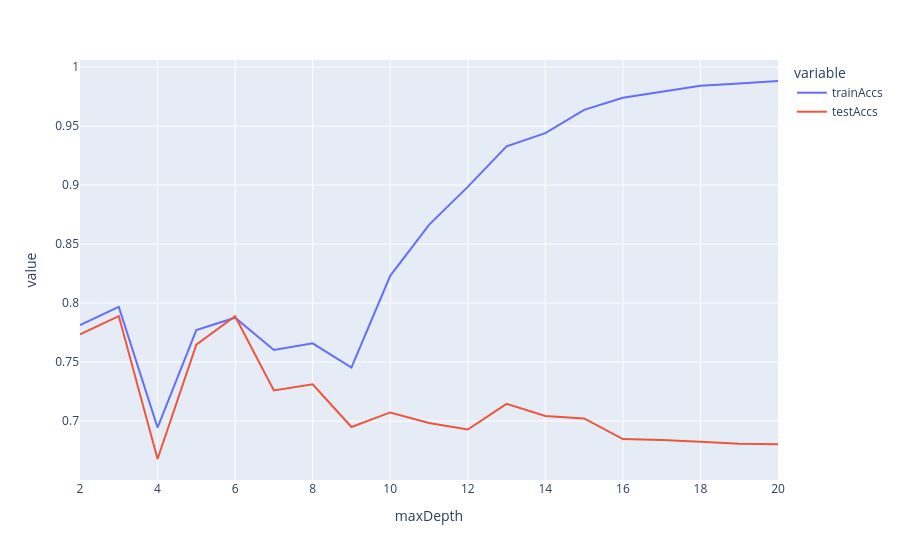

Write notebook code for a chart like this one.
### Code cell
#Lets Visualize the results

df_check = pd.DataFrame()
df_check["maxDepth"]=maxDepths
df_check["trainAccs"]=train_accs
df_check["testAccs"]=test_accs

px.line(df_check,x="maxDepth",y=["trainAccs","testAccs"])

### Figure 1 — Plotly figure (JSON) as saved in the notebook; plotly's stock layout.template omitted (floating-point values rounded to 4 significant figures)
{"data": [{"hovertemplate": "variable=trainAccs<br>maxDepth=%{x}<br>value=%{y}<extra></extra>", "legendgroup": "trainAccs", "line": {"color": "#636efa", "dash": "solid"}, "marker": {"symbol": "circle"}, "mode": "lines", "name": "trainAccs", "orientation": "v", "showlegend": true, "type": "scatter", "x": [2, 3, 4, 5, 6, 7, 8, 9, 10, 11, 12, 13, 14, 15, 16, 17, 18, 19, 20], "xaxis": "x", "y": [0.7814, 0.7968, 0.6945, 0.7771, 0.7876, 0.7603, 0.7659, 0.7454, 0.8231, 0.8664, 0.8985, 0.933, 0.9441, 0.9638, 0.9741, 0.9794, 0.9843, 0.9862, 0.9883], "yaxis": "y"}, {"hovertemplate": "variable=testAccs<br>maxDepth=%{x}<br>value=%{y}<extra></extra>", "legendgroup": "testAccs", "line": {"color": "#EF553B", "dash": "solid"}, "marker": {"symbol": "circle"}, "mode": "lines", "name": "testAccs", "orientation": "v", "showlegend": true, "type": "scatter", "x": [2, 3, 4, 5, 6, 7, 8, 9, 10, 11, 12, 13, 14, 15, 16, 17, 18, 19, 20], "xaxis": "x", "y": [0.7734, 0.789, 0.6679, 0.7648, 0.7889, 0.726, 0.7312, 0.695, 0.7073, 0.6983, 0.6929, 0.7146, 0.7043, 0.7023, 0.6847, 0.684, 0.6824, 0.6808, 0.6803], "yaxis": "y"}], "layout": {"legend": {"title": {"text": "variable"}, "tracegroupgap": 0}, "margin": {"t": 60}, "xaxis": {"anchor": "y", "domain": [0, 1], "title": {"text": "maxDepth"}}, "yaxis": {"anchor": "x", "domain": [0, 1], "title": {"text": "value"}}}}
